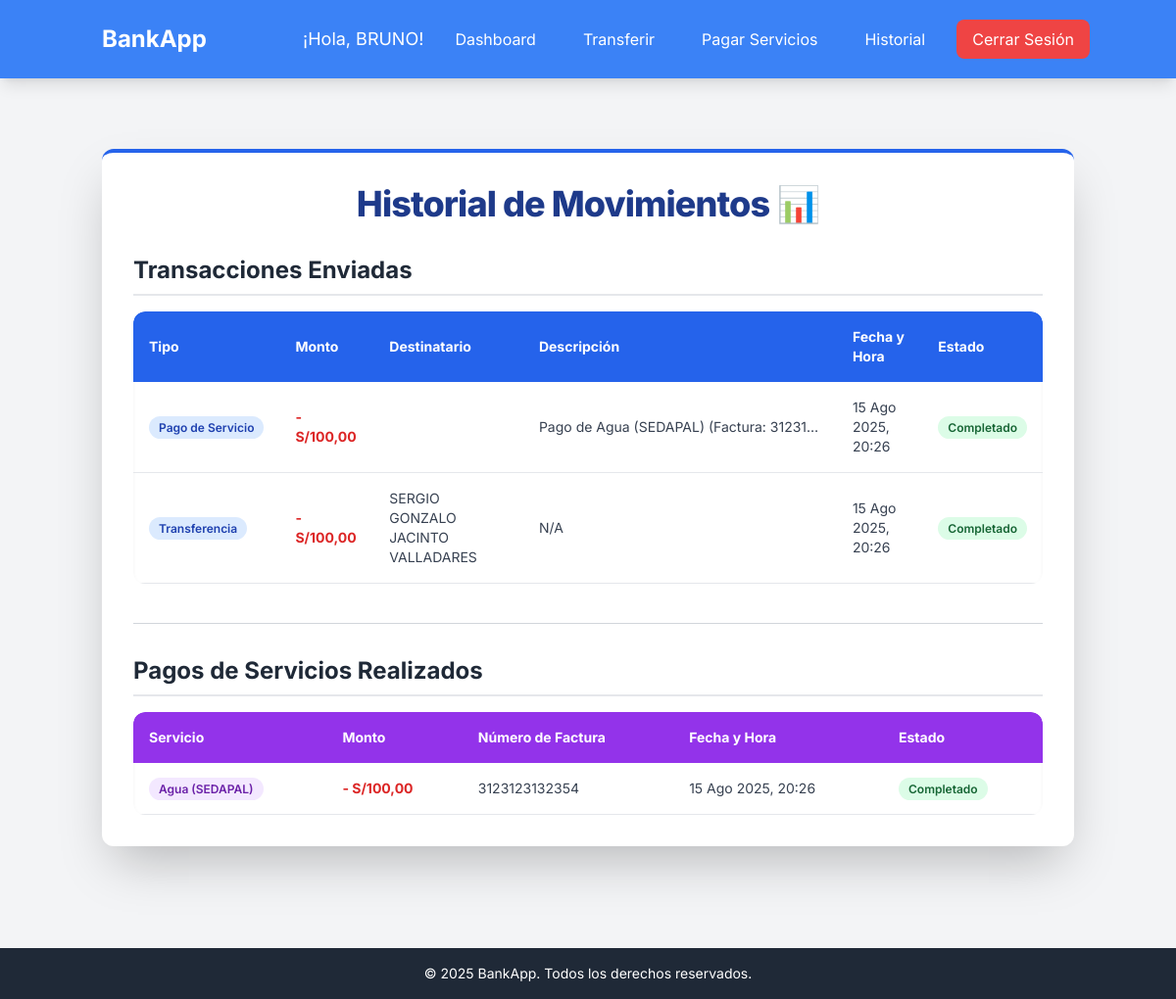
Screenshot of /bank/history/ (signed in) with the database file from the repository.
### core_bank/models.py (models this page shows, shortened)
class CustomUser(AbstractUser):
    dni = models.CharField(max_length=8, unique=True, verbose_name="DNI")
    balance = models.DecimalField(max_digits=10, decimal_places=2, default=Decimal('0.00'))
    first_name = models.CharField(max_length=150, blank=True, verbose_name="Nombres")
    last_name = models.CharField(max_length=150, blank=True, verbose_name="Apellidos")

class Transaction(models.Model):
    TRANSACTION_TYPES = (
        ('transferencia', 'Transferencia'),
        ('pago_servicio', 'Pago de Servicio'),
    )
    sender = models.ForeignKey(CustomUser, related_name='sent_transactions', on_delete=models.CASCADE, verbose_name="Remitente")
    receiver = models.ForeignKey(CustomUser, related_name='received_transactions', on_delete=models.SET_NULL, null=True, blank=True, verbose_name="Destinatario")
    amount = models.DecimalField(max_digits=10, decimal_places=2, verbose_name="Monto")
    transaction_type = models.CharField(max_length=20, choices=TRANSACTION_TYPES, verbose_name="Tipo de Transacción")
    timestamp = models.DateTimeField(auto_now_add=True, verbose_name="Fecha y Hora")
    description = models.CharField(max_length=255, blank=True, null=True, verbose_name="Descripción")
    class Meta:
        ordering = ['-timestamp'] # Ordena las transacciones por fecha descendente

class ServicePayment(models.Model):
    user = models.ForeignKey(CustomUser, on_delete=models.CASCADE, verbose_name="Usuario")
    service = models.ForeignKey(Service, on_delete=models.CASCADE, verbose_name="Servicio")
    amount = models.DecimalField(max_digits=10, decimal_places=2, verbose_name="Monto Pagado")
    timestamp = models.DateTimeField(auto_now_add=True, verbose_name="Fecha y Hora del Pago")
    invoice_number = models.CharField(max_length=50, blank=True, null=True, verbose_name="Número de Factura/Recibo")
    class Meta:
        ordering = ['-timestamp']

class Service(models.Model):
    name = models.CharField(max_length=100, unique=True, verbose_name="Nombre del Servicio")

### core_bank/views.py (the view)
# urls.py: path('history/', views.history_view, name='history'),
@login_required
def history_view(request):
    user = request.user
    transactions = Transaction.objects.filter(sender=user).order_by('-timestamp')
    payments = ServicePayment.objects.filter(user=user).order_by('-timestamp')
    def mask_identifier(identifier):
        if identifier and len(identifier) > 4:
            return identifier[:3] + '***' + identifier[-4:]
        return identifier
    context = {
        'transactions': transactions,
        'payments': payments,
        'mask_identifier': mask_identifier,
    }
    return render(request, 'core_bank/history.html', context)

### templates/core_bank/history.html (shortened to what this page needs)
{% extends 'core_bank/base.html' %}
{% block content %}
<div class="card p-8 shadow-2xl rounded-xl border-t-4 border-blue-600 max-w-5xl mx-auto my-10 bg-white">
    <h1 class="text-4xl font-extrabold text-center text-blue-900 mb-8 tracking-tight">Historial de Movimientos 📊</h1>
    <div class="mb-10">
        <h2 class="text-2xl font-bold text-gray-800 mb-4 border-b-2 border-gray-200 pb-2">Transacciones Enviadas</h2>
        {% if transactions %}
        <div class="overflow-x-auto rounded-xl shadow-inner">
            <table class="w-full text-left border-collapse">
                <thead class="bg-blue-600 text-white font-semibold text-sm">
                    <tr>
                        <th class="p-4 rounded-tl-xl">Tipo</th>
                        <th class="p-4">Monto</th>
                        <th class="p-4">Destinatario</th>
                        <th class="p-4">Descripción</th>
                        <th class="p-4">Fecha y Hora</th>
                        <th class="p-4 rounded-tr-xl">Estado</th>
                    </tr>
                </thead>
                <tbody class="text-gray-700 text-sm">
                    {% for t in transactions %}
                    <tr class="border-b border-gray-200 hover:bg-blue-50 transition-colors duration-200 ease-in-out">
                        <td class="p-4 whitespace-nowrap">
                            <span class="bg-blue-100 text-blue-800 text-xs font-semibold px-2.5 py-1 rounded-full">{{ t.get_transaction_type_display }}</span>
                        </td>
                        <td class="p-4 text-red-600 font-bold">- S/{{ t.amount|floatformat:2 }}</td>
                        <td class="p-4">{{ t.receiver.first_name|default_if_none:"" }} {{ t.receiver.last_name|default_if_none:"" }}</td>
                        <td class="p-4 truncate max-w-xs">{{ t.description|default:"N/A" }}</td>
                        <td class="p-4">{{ t.timestamp|date:"d M Y, H:i" }}</td>
                        <td class="p-4">
                            <span class="bg-green-100 text-green-800 text-xs font-semibold px-2.5 py-1 rounded-full">Completado</span>
                        </td>
                    </tr>
                    {% endfor %}
                </tbody>
            </table>
        </div>
        {% else %}
        <p class="text-gray-500 italic text-center py-4">No has realizado ninguna transacción todavía.</p>
        {% endif %}
    </div>
    <hr class="border-gray-300 my-8">
    <div>
        <h2 class="text-2xl font-bold text-gray-800 mb-4 border-b-2 border-gray-200 pb-2">Pagos de Servicios Realizados</h2>
        {% if payments %}
        <div class="overflow-x-auto rounded-xl shadow-inner">
            <table class="w-full text-left border-collapse">
                <thead class="bg-purple-600 text-white font-semibold text-sm">
                    <tr>
                        <th class="p-4 rounded-tl-xl">Servicio</th>
                        <th class="p-4">Monto</th>
                        <th class="p-4">Número de Factura</th>
                        <th class="p-4">Fecha y Hora</th>
                        <th class="p-4 rounded-tr-xl">Estado</th>
                    </tr>
                </thead>
                <tbody class="text-gray-700 text-sm">
                    {% for p in payments %}
                    <tr class="border-b border-gray-200 hover:bg-purple-50 transition-colors duration-200 ease-in-out">
                        <td class="p-4 whitespace-nowrap">
                            <span class="bg-purple-100 text-purple-800 text-xs font-semibold px-2.5 py-1 rounded-full">{{ p.service.name }}</span>
                        </td>
                        <td class="p-4 text-red-600 font-bold">- S/{{ p.amount|floatformat:2 }}</td>
                        <td class="p-4">{{ p.invoice_number|default:"N/A" }}</td>
                        <td class="p-4">{{ p.timestamp|date:"d M Y, H:i" }}</td>
                        <td class="p-4">
                            <span class="bg-green-100 text-green-800 text-xs font-semibold px-2.5 py-1 rounded-full">Completado</span>
                        </td>
                    </tr>
                    {% endfor %}
                </tbody>
            </table>
        </div>
        {% else %}
        <p class="text-gray-500 italic text-center py-4">No has realizado ningún pago de servicio todavía.</p>
        {% endif %}
    </div>
</div>
{% endblock %}

### templates/core_bank/base.html (shortened to what this page needs)
<!DOCTYPE html>
<html lang="es">
<head>
    <script src="https://cdn.tailwindcss.com"></script>
    <link href="https://cdnjs.cloudflare.com/ajax/libs/flowbite/2.3.0/flowbite.min.css" rel="stylesheet" />
</head>
<body class="min-h-screen flex flex-col">
    <nav class="navbar p-4 shadow-lg">
        <div class="container mx-auto flex justify-between items-center">
            <a href="{% url 'core_bank:dashboard' %}" class="text-2xl font-bold rounded-lg px-4 py-2 hover:bg-blue-600 transition duration-300">BankApp</a>
            <div class="flex space-x-4 items-center">
                {% if user.is_authenticated %}
                    <span class="text-white text-lg hidden md:block">¡Hola, {{ user.first_name }}!</span>
                    <a href="{% url 'core_bank:dashboard' %}" class="hover:bg-blue-600">Dashboard</a>
                    <a href="{% url 'core_bank:transfer' %}" class="hover:bg-blue-600">Transferir</a>
                    <a href="{% url 'core_bank:services' %}" class="hover:bg-blue-600">Pagar Servicios</a>
                    <a href="{% url 'core_bank:history' %}" class="hover:bg-blue-600">Historial</a>
                    <a href="{% url 'core_bank:logout' %}" class="hover:bg-red-600 bg-red-500 rounded-lg px-3 py-1">Cerrar Sesión</a>
                {% else %}
                    <a href="{% url 'core_bank:login' %}" class="hover:bg-blue-600">Iniciar Sesión</a>
                    <a href="{% url 'core_bank:register' %}" class="hover:bg-blue-600">Registrarse</a>
                {% endif %}
            </div>
        </div>
    </nav>
    <main class="container mx-auto px-4 py-8 flex-grow">
        {% block content %}{% endblock %}
    </main>
    <footer class="bg-gray-800 text-white p-4 mt-8">
        <div class="container mx-auto text-center text-sm">
            &copy; 2025 BankApp. Todos los derechos reservados.
        </div>
    </footer>
</body>
</html>

### templates/core_bank/base.html (style rules this page uses)
body { font-family: 'Inter', sans-serif; background-color: #f3f4f6; color: #333; }
.navbar { background-color: #3b82f6; }
.navbar a { color: white; padding: 0.5rem 1rem; border-radius: 0.5rem; transition: background-color 0.3s ease; }
.card { background-color: white; border-radius: 1rem; box-shadow: 0 4px 6px rgba(0, 0, 0, 0.1); padding: 1.5rem; }

### rows the page displays
CustomUser: first_name "BRUNO"
Transaction: transaction_type "Pago de Servicio", amount "100,00", description "Pago de Agua (SEDAPAL) (Factura: 31231…", timestamp "15 Ago 2025, 20:26"
Transaction: transaction_type "Transferencia", amount "100,00", receiver.first_name "SERGIO GONZALO", receiver.last_name "JACINTO VALLADARES", description "N/A", timestamp "15 Ago 2025, 20:26"
ServicePayment: service.name "Agua (SEDAPAL)", amount "100,00", invoice_number "3123123132354", timestamp "15 Ago 2025, 20:26"
